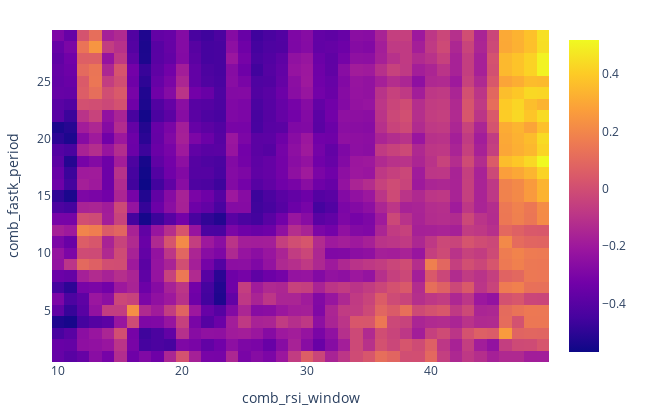

The notebook cell this image was saved under:
### Code cell
fig=short_pf.total_return().vbt.heatmap(
    x_level='comb_rsi_window',
    y_level='comb_fastk_period',
)
fig.show()

### Figure 1 — Plotly figure (JSON) as saved in the notebook; plotly's stock layout.template omitted (floating-point values rounded to 4 significant figures; data arrays with more than 128 entries replaced by an {"elided": "..."} marker saying what was removed)
{"data": [{"colorscale": [[0, "#0d0887"], [0.1111, "#46039f"], [0.2222, "#7201a8"], [0.3333, "#9c179e"], [0.4444, "#bd3786"], [0.5556, "#d8576b"], [0.6667, "#ed7953"], [0.7778, "#fb9f3a"], [0.8889, "#fdca26"], [1, "#f0f921"]], "hoverongaps": false, "hovertemplate": "comb_rsi_window: %{x}<br>comb_fastk_period: %{y}<br>value: %{z}<extra></extra>", "type": "heatmap", "uid": "d5b80eb2-bd78-4f9f-b33e-eac69c49a7c9", "x": [10, 11, 12, 13, 14, 15, 16, 17, 18, 19, 20, 21, 22, 23, 24, 25, 26, 27, 28, 29, 30, 31, 32, 33, 34, 35, 36, 37, 38, 39, 40, 41, 42, 43, 44, 45, 46, 47, 48, 49], "y": [1, 2, 3, 4, 5, 6, 7, 8, 9, 10, 11, 12, 13, 14, 15, 16, 17, 18, 19, 20, 21, 22, 23, 24, 25, 26, 27, 28, 29], "z": {"elided": "29x40 float values"}}], "layout": {"height": 416, "legend": {"orientation": "h", "traceorder": "normal", "x": 1, "xanchor": "right", "y": 1.02, "yanchor": "bottom"}, "margin": {"b": 30, "l": 30, "r": 30, "t": 30}, "width": 645, "xaxis": {"title": {"text": "comb_rsi_window"}}, "yaxis": {"title": {"text": "comb_fastk_period"}}}}
